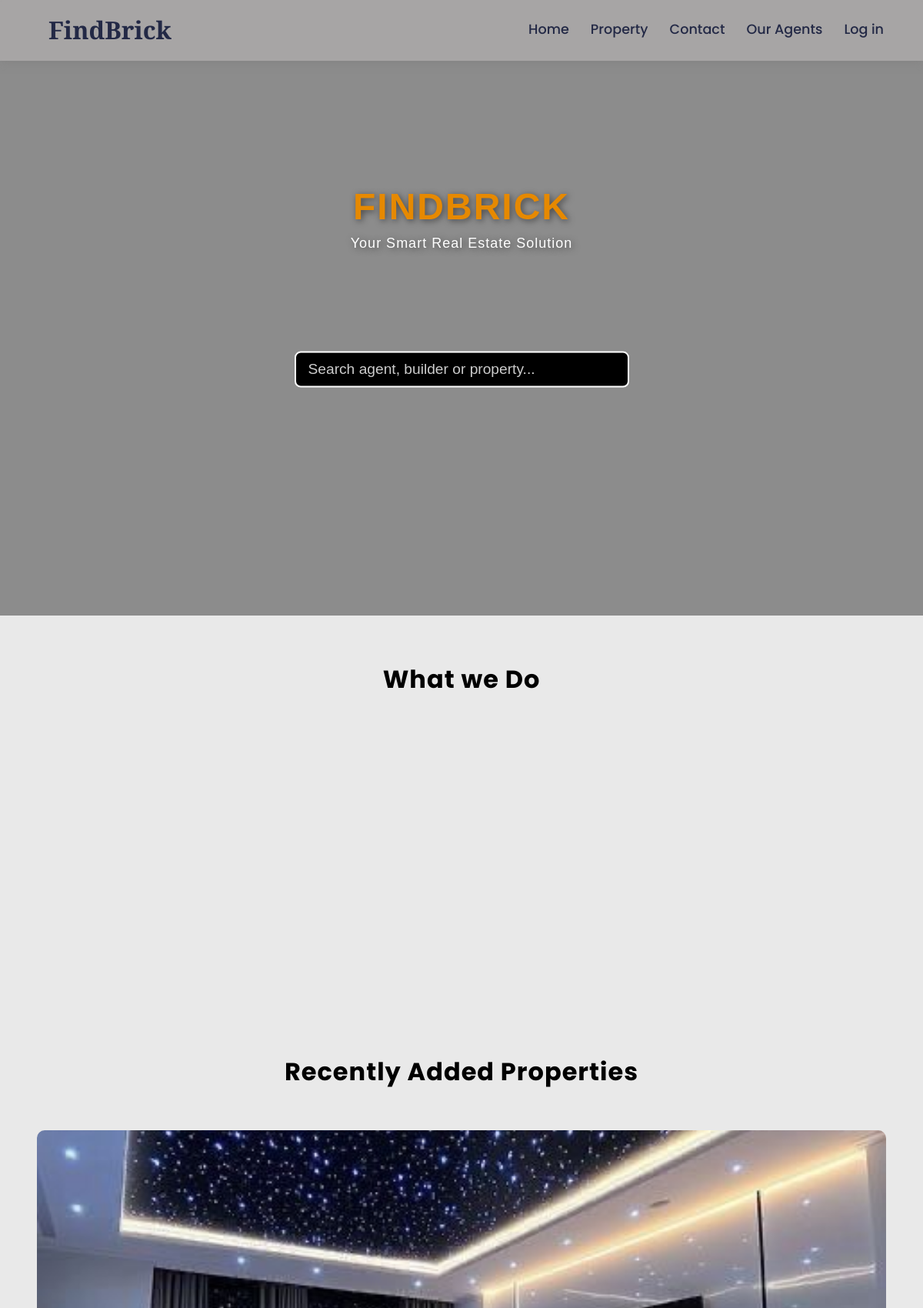
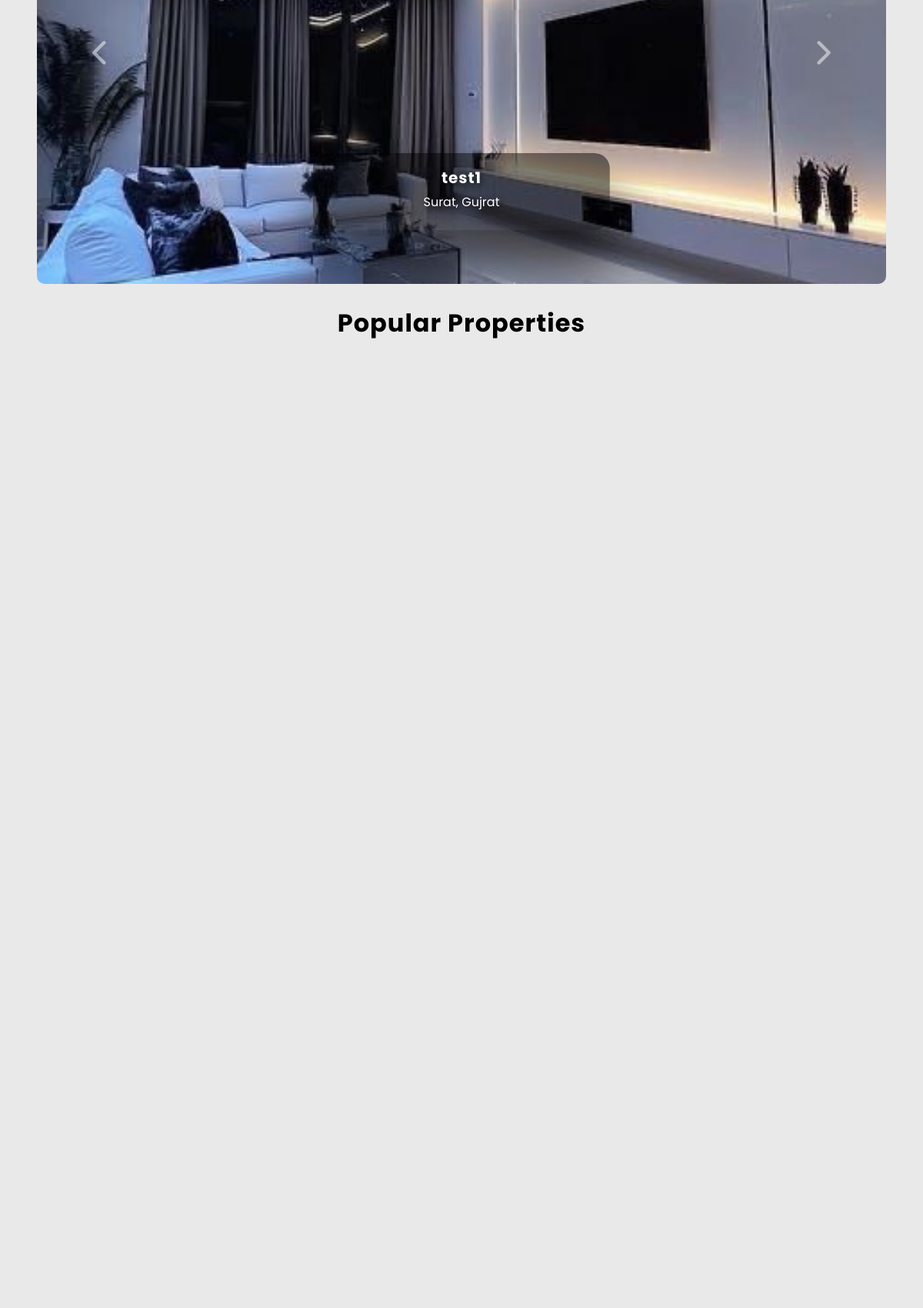
Page /FindBrick-Smart-Real-EState/index.php (upper part) on the committed database (2 pictures, top to bottom).
### tables this page shows
CREATE TABLE `property` (
  `pid` int(11) NOT NULL,
  `title` varchar(255) NOT NULL,
  `ptype` varchar(50) NOT NULL,
  `stype` varchar(50) NOT NULL,
  `price_type` varchar(10) DEFAULT NULL,
  `price` decimal(12,2) NOT NULL,
  `bed` int(11) NOT NULL,
  `bath` int(11) NOT NULL,
  `kitc` int(11) NOT NULL,
  `bhk` varchar(50) NOT NULL,
  `balcony` int(11) NOT NULL,
  `hall` int(11) NOT NULL,
  `totalfloor` int(11) NOT NULL,
  `floorcount` varchar(50) NOT NULL,
  `loc` text NOT NULL,
  `city` varchar(100) NOT NULL,
  `state` varchar(100) NOT NULL,
  `asize` varchar(50) NOT NULL,
  `feature` longtext DEFAULT NULL,
  `pimage` varchar(255) NOT NULL,
  `pimage1` varchar(255) NOT NULL,
  `pimage2` varchar(255) NOT NULL,
  `pimage3` varchar(255) NOT NULL,
  `pimage4` varchar(255) NOT NULL,
  `pimage5` varchar(255) DEFAULT NULL,
  `pimage6` varchar(255) DEFAULT NULL,
  `groundimage` varchar(255) DEFAULT NULL,
  `otherimage` varchar(255) DEFAULT NULL,
  `status` varchar(30) DEFAULT NULL,
  `uid` int(11) DEFAULT NULL,
  `agent_id` int(11) DEFAULT NULL,
  `isFeatured` tinyint(1) DEFAULT 0,
  `description` text DEFAULT NULL,
  `created_at` timestamp NOT NULL DEFAULT current_timestamp(),
  `updated_at` timestamp NOT NULL DEFAULT current_timestamp() ON UPDATE current_timestamp()
);

### FindBrick-Smart-Real-EState/index.php (the view, shortened to what this page needs)
<!DOCTYPE html>
<html lang="en">
<head>
    <link rel="stylesheet" href="package/bootstrap/dist/css/bootstrap.min.css">
    <link rel="stylesheet" href="css/all.min.css">
    <link rel="stylesheet" href="css/style.css">
    <link rel="stylesheet" href="css/header.css">
</head>
<body>
    <div style="position: relative; z-index: 1; width: 100%;overflow: hidden;" class="main-container ">
        <?php include("include/header.php"); ?>
        <div class="welcome_banner position-relative" style="overflow:hidden;">
            <video autoplay loop muted playsinline class="bg-video">
                <source src="images/banner.mp4" type="video/mp4">
            </video>
            <div class="banner-overlay"></div>
            <div class="container-fluid h-100 position-absolute top-0 start-0">
                <div class="row h-100">
                    <div class="col-12 d-flex flex-column align-items-center justify-content-center h-100">
                        <div class="welcome-banner-content text-center mb-4 animate__animated animate__fadeInDown">
                            <h1 class="welcome-banner-title font-weight-bold text-uppercase mb-2">
                                FindBrick
                            </h1>
                            <p class="welcome-banner-subtitle h3 mb-0">
                                Your Smart Real Estate Solution
                            </p>
                        </div>
                        <div class="search-container mt-0 mb-5 animate__animated animate__fadeInUp">
                            <div class="row justify-content-center">
                                <div class="col-md-6 position-relative">
                                    <input type="text" class="form-control form-control-lg" id="mainSearchInput" placeholder="Search agent, builder or property..." autocomplete="off">
                                </div>
                            </div>
                        </div>
                    </div>
                </div>
            </div>
        </div>
    </div>
    <div class="services-container  text-white p-3">
        <section class="container services-section my-5">
            <h2 class="section-title text-center mb-4 animate__animated animate__fadeInUp">What we Do</h2>
            <div class="row text-center">
                <div class="col-sm-6 col-lg-3 mb-3">
                </div>
                <div class="col-sm-6 col-lg-3 mb-3">
                </div>
                <div class="col-sm-6 col-lg-3 mb-3">
                </div>
                <div class="col-sm-6 col-lg-3 mb-3">
                </div>
            </div>
        </section>
    </div>
    <div class="gallery-container text-white  p-5">
        <h2 class="section-title text-center mb-4">Recently Added Properties</h2>
        <div id="mainCarousel" class="carousel-container carousel slide animate__animated animate__fadeIn" data-ride="carousel">
            <?php
            $stmt1 = $conn->prepare("SELECT title, city, state, pimage FROM property where created_at < NOW(4)");
            $stmt1->execute();
            $result = $stmt1->get_result();
            $properties = $result->fetch_all(MYSQLI_ASSOC);
            ?>
            <div class="carousel-inner">
                <?php foreach ($properties as $index => $property): ?>
                    <div class="carousel-item <?php echo $index === 0 ? 'active' : ''; ?>">
                        <img src="admin/<?php echo $property['pimage']; ?>" class="d-block w-100 zoom-hover-img" alt="<?php echo $property['title']; ?>">
                        <div class="carousel-caption d-none d-md-block">
                            <h5><?php echo $property['title']; ?></h5>
                            <p><?php echo $property['city']; ?>, <?php echo $property['state']; ?></p>
                        </div>
                    </div>
                <?php endforeach; ?>
            </div>
            <a class="carousel-control-prev" href="#mainCarousel" role="button" data-slide="prev">
                <span class="fa-solid fa-chevron-left" style="font-size: 35px;" aria-hidden="true"></span>
            </a>
            <a class="carousel-control-next" href="#mainCarousel" role="button" data-slide="next">
                <span class="fa-solid fa-chevron-right" style="font-size: 35px;" aria-hidden="true"></span>
            </a>
        </div>
        <h2 class="section-title text-center mb-4">Popular Properties</h2>
        <section class="container gallery-section my-5">
            <div class="row text-center">
                <?php
                $stmt4 = $conn->prepare("SELECT title, pimage, pid FROM property order by RAND() LIMIT 8");
                $stmt4->execute();
                $result = $stmt4->get_result();
                $gallery = $result->fetch_all();
                foreach ($gallery as $img) {
                    echo '<div class="col-md-3 mb-4"><a href="propertydetail.php?pid=' . $img[2] . '"><div class="gallery-card bg-url hover-zoomer shadow" style="background-image: url(\'admin/' . $img[1] . '\');"><p class="gallery-text">' . $img[0] . '</p></div></a></div>';
                }
                ?>
            </div>
        </section>
    </div>
    <div class="about-container  text-white p-3">
        <section class="container about-section my-5">
        </section>
    </div>
</body>
</html>

### FindBrick-Smart-Real-EState/css/style.css (style rules this page uses)
body { font-family: 'Poppins', Arial, Helvetica, sans-serif; font-size: 1rem; background: #e9e9e9; color: #232946; }
h1, h2, h3, h4, h5, h6 { font-weight: 700; letter-spacing: 1px; }
.section-title { font-weight: 700; letter-spacing: 1px; color: #000000; }
.welcome_banner { position: relative; width: 100vw; height: 100vh; min-height: 500px; overflow: hidden; font-family: 'Indie Flower', cursive, Arial, sans-serif; }
.banner-overlay { content: ''; position: absolute; top: 0; left: 0; background: rgba(0, 0, 0, 0.2); z-index: 2; }
.welcome-banner-content { position: absolute; top: 30%; left: 0; width: 100%; z-index: 3; text-align: center; color: #fff; text-shadow: 2px 2px 8px #00000080; }
.welcome-banner-title { font-family: 'Indie Flower', cursive, Arial, sans-serif; color: #e68900 !important; font-size: 4vw; letter-spacing: 2px; margin-bottom: 1rem; }
.welcome-banner-subtitle { font-size: 1.5vw; letter-spacing: 1px; margin-bottom: 2rem; }
.search-container { position: absolute; top: 60%; left: 50%; transform: translate(-50%, -50%); z-index: 4; width: 90%; max-width: 900px; }
.form-control { flex: 1 1 250px; border: 2px solid #fff; border-radius: 8px; background: black; color: #fff; font-size: 1.2rem; padding: 0.5rem 1rem; outline: none; transition: border-color 0.2s, color 0.2s; }
.form-control::placeholder { color: #ccc; opacity: 1; }
.services-container { min-height: 60vh; padding: 1rem 1rem; }
.gallery-container { min-height: 60vh; padding: 1rem 1rem; }
.carousel-container { position: relative; left: 0; width: 100%; padding: 2rem 0; min-height: 50px; }
.carousel-container img { width: 100%; height: 600px; border-radius: 10px; object-fit: cover; object-position: center; transition: transform 0.5s; }
.carousel-caption { position: absolute; top: 80%; left: 50%; transform: translate(-50%, -50%); color: #ffffff; box-shadow: 0 50px 70px #000a; background: rgba(0, 0, 0, 0.5); border-radius: 20px; text-shadow: 2px 2px 8px rgba(0, 0, 0, 0.7); }

### FindBrick-Smart-Real-EState/index.php (style rules this page uses)
.bg-video { position: absolute; top: 0; left: 0; width: 100vw; height: 100vh; object-fit: cover; z-index: 1; }
.banner-overlay { position: absolute; top: 0; left: 0; width: 100vw; height: 100vh; background: rgba(0, 0, 0, 0.4); z-index: 2; }
.welcome_banner .container-fluid { position: relative; z-index: 3; }

### rows in the picture
property: pimage (picture), title "test1", city "Surat", state "Gujrat"
